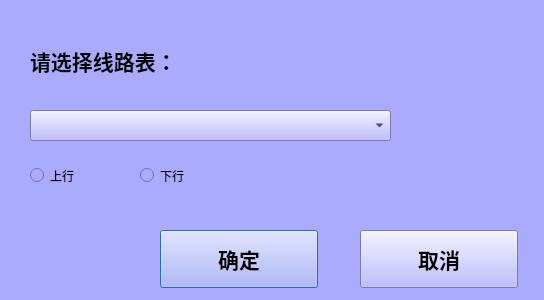
<?xml version="1.0" encoding="UTF-8"?>
<ui version="4.0">
 <class>SelRailLineDialog</class>
 <widget class="QDialog" name="SelRailLineDialog">
  <property name="geometry">
   <rect>
    <x>0</x>
    <y>0</y>
    <width>544</width>
    <height>300</height>
   </rect>
  </property>
  <property name="windowTitle">
   <string>Dialog</string>
  </property>
  <property name="styleSheet">
   <string notr="true">background-color: rgb(85, 85, 127);
background-color: rgb(170, 170, 255);</string>
  </property>
  <widget class="QComboBox" name="rlCBox">
   <property name="geometry">
    <rect>
     <x>30</x>
     <y>110</y>
     <width>361</width>
     <height>31</height>
    </rect>
   </property>
   <property name="font">
    <font>
     <family>微软雅黑</family>
     <pointsize>12</pointsize>
    </font>
   </property>
  </widget>
  <widget class="QLabel" name="label">
   <property name="geometry">
    <rect>
     <x>30</x>
     <y>30</y>
     <width>271</width>
     <height>61</height>
    </rect>
   </property>
   <property name="font">
    <font>
     <family>微软雅黑</family>
     <pointsize>16</pointsize>
     <weight>75</weight>
     <bold>true</bold>
    </font>
   </property>
   <property name="text">
    <string>请选择线路表：</string>
   </property>
  </widget>
  <widget class="QPushButton" name="pbtnEnter">
   <property name="geometry">
    <rect>
     <x>160</x>
     <y>230</y>
     <width>158</width>
     <height>58</height>
    </rect>
   </property>
   <property name="minimumSize">
    <size>
     <width>158</width>
     <height>58</height>
    </size>
   </property>
   <property name="maximumSize">
    <size>
     <width>160</width>
     <height>58</height>
    </size>
   </property>
   <property name="font">
    <font>
     <family>微软雅黑</family>
     <pointsize>16</pointsize>
     <weight>75</weight>
     <bold>true</bold>
    </font>
   </property>
   <property name="styleSheet">
    <string notr="true"/>
   </property>
   <property name="text">
    <string>确定</string>
   </property>
  </widget>
  <widget class="QPushButton" name="pbtnCancel">
   <property name="geometry">
    <rect>
     <x>360</x>
     <y>230</y>
     <width>158</width>
     <height>58</height>
    </rect>
   </property>
   <property name="minimumSize">
    <size>
     <width>158</width>
     <height>58</height>
    </size>
   </property>
   <property name="maximumSize">
    <size>
     <width>160</width>
     <height>58</height>
    </size>
   </property>
   <property name="font">
    <font>
     <family>微软雅黑</family>
     <pointsize>16</pointsize>
     <weight>75</weight>
     <bold>true</bold>
    </font>
   </property>
   <property name="styleSheet">
    <string notr="true"/>
   </property>
   <property name="text">
    <string>取消</string>
   </property>
  </widget>
  <widget class="QRadioButton" name="rdbSX">
   <property name="geometry">
    <rect>
     <x>30</x>
     <y>160</y>
     <width>61</width>
     <height>31</height>
    </rect>
   </property>
   <property name="styleSheet">
    <string notr="true">font: 900 10pt &quot;微软雅黑&quot;;</string>
   </property>
   <property name="text">
    <string>上行</string>
   </property>
  </widget>
  <widget class="QRadioButton" name="rdbXX">
   <property name="geometry">
    <rect>
     <x>140</x>
     <y>160</y>
     <width>81</width>
     <height>31</height>
    </rect>
   </property>
   <property name="styleSheet">
    <string notr="true">font: 900 10pt &quot;微软雅黑&quot;;</string>
   </property>
   <property name="text">
    <string>下行</string>
   </property>
  </widget>
 </widget>
 <resources/>
 <connections/>
</ui>
